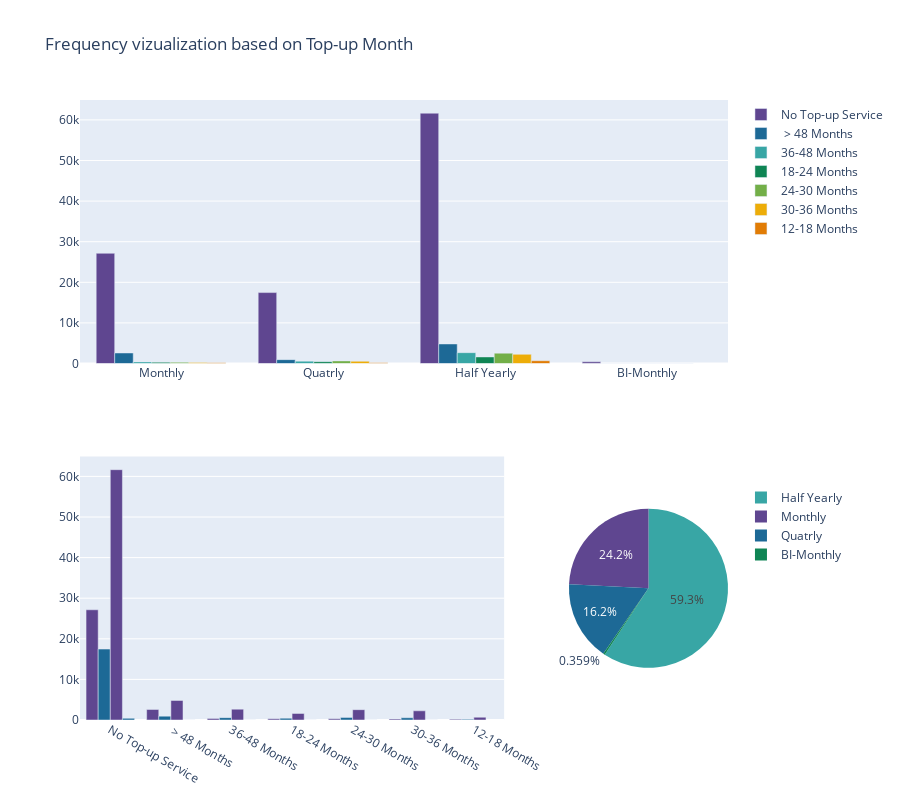

Notebook cell for this chart:
### Code cell
draw_plots_categorical('Frequency','Top-up Month',df)

### Figure 1 — Plotly figure (JSON) as saved in the notebook; plotly's stock layout.template omitted (floating-point values rounded to 4 significant figures)
{"data": [{"legendgroup": "group1", "marker": {"color": "rgb(95, 70, 144)"}, "name": "No Top-up Service", "type": "bar", "x": ["Monthly", "Quatrly", "Half Yearly", "BI-Monthly"], "xaxis": "x", "y": [27147, 17466, 61653, 411], "yaxis": "y"}, {"legendgroup": "group1", "marker": {"color": "rgb(29, 105, 150)"}, "name": " > 48 Months", "type": "bar", "x": ["Monthly", "Quatrly", "Half Yearly", "BI-Monthly"], "xaxis": "x", "y": [2593, 954, 4816, 3], "yaxis": "y"}, {"legendgroup": "group1", "marker": {"color": "rgb(56, 166, 165)"}, "name": "36-48 Months", "type": "bar", "x": ["Monthly", "Quatrly", "Half Yearly", "BI-Monthly"], "xaxis": "x", "y": [394, 581, 2670, 11], "yaxis": "y"}, {"legendgroup": "group1", "marker": {"color": "rgb(15, 133, 84)"}, "name": "18-24 Months", "type": "bar", "x": ["Monthly", "Quatrly", "Half Yearly", "BI-Monthly"], "xaxis": "x", "y": [303, 441, 1617, 7], "yaxis": "y"}, {"legendgroup": "group1", "marker": {"color": "rgb(115, 175, 72)"}, "name": "24-30 Months", "type": "bar", "x": ["Monthly", "Quatrly", "Half Yearly", "BI-Monthly"], "xaxis": "x", "y": [287, 642, 2543, 20], "yaxis": "y"}, {"legendgroup": "group1", "marker": {"color": "rgb(237, 173, 8)"}, "name": "30-36 Months", "type": "bar", "x": ["Monthly", "Quatrly", "Half Yearly", "BI-Monthly"], "xaxis": "x", "y": [231, 555, 2266, 10], "yaxis": "y"}, {"legendgroup": "group1", "marker": {"color": "rgb(225, 124, 5)"}, "name": "12-18 Months", "type": "bar", "x": ["Monthly", "Quatrly", "Half Yearly", "BI-Monthly"], "xaxis": "x", "y": [195, 156, 683, null], "yaxis": "y"}, {"legendgroup": "group1", "marker": {"color": "rgb(95, 70, 144)"}, "name": "Monthly", "showlegend": false, "type": "bar", "x": ["No Top-up Service", " > 48 Months", "36-48 Months", "18-24 Months", "24-30 Months", "30-36 Months", "12-18 Months"], "xaxis": "x3", "y": [27147, 2593, 394, 303, 287, 231, 195], "yaxis": "y3"}, {"legendgroup": "group1", "marker": {"color": "rgb(29, 105, 150)"}, "name": "Quatrly", "showlegend": false, "type": "bar", "x": ["No Top-up Service", " > 48 Months", "36-48 Months", "18-24 Months", "24-30 Months", "30-36 Months", "12-18 Months"], "xaxis": "x3", "y": [17466, 954, 581, 441, 642, 555, 156], "yaxis": "y3"}, {"legendgroup": "group1", "marker": {"color": "rgb(95, 70, 144)"}, "name": "Half Yearly", "showlegend": false, "type": "bar", "x": ["No Top-up Service", " > 48 Months", "36-48 Months", "18-24 Months", "24-30 Months", "30-36 Months", "12-18 Months"], "xaxis": "x3", "y": [61653, 4816, 2670, 1617, 2543, 2266, 683], "yaxis": "y3"}, {"legendgroup": "group1", "marker": {"color": "rgb(29, 105, 150)"}, "name": "BI-Monthly", "showlegend": false, "type": "bar", "x": ["No Top-up Service", " > 48 Months", "36-48 Months", "18-24 Months", "24-30 Months", "30-36 Months", "12-18 Months"], "xaxis": "x3", "y": [411, 3, 11, 7, 20, 10, null], "yaxis": "y3"}, {"domain": {"x": [0.7545, 1], "y": [0, 0.425]}, "labels": ["Monthly", "Quatrly", "Half Yearly", "BI-Monthly"], "legendgroup": "group2", "marker": {"colors": ["rgb(95, 70, 144)", "rgb(29, 105, 150)", "rgb(56, 166, 165)", "rgb(15, 133, 84)", "rgb(115, 175, 72)", "rgb(237, 173, 8)", "rgb(225, 124, 5)", "rgb(204, 80, 62)", "rgb(148, 52, 110)", "rgb(111, 64, 112)", "rgb(102, 102, 102)"]}, "type": "pie", "values": [31150, 20795, 76248, 462]}], "layout": {"barmode": "group", "height": 800, "legend": {"tracegroupgap": 250}, "title": {"text": "Frequency vizualization based on Top-up Month"}, "xaxis": {"anchor": "y", "domain": [0, 1]}, "xaxis2": {"anchor": "y2", "domain": [0.7545, 1]}, "xaxis3": {"anchor": "y3", "domain": [0, 0.6545]}, "yaxis": {"anchor": "x", "domain": [0.575, 1]}, "yaxis2": {"anchor": "x2", "domain": [0.575, 1]}, "yaxis3": {"anchor": "x3", "domain": [0, 0.425]}}}
